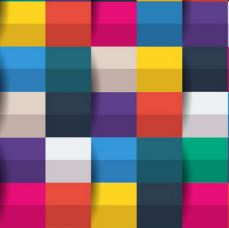
#> input picture 问天/视觉/OpenCV-Python/Code/4_Picture_Process/2_geometry_transform/img.jpg, 229 x 228 px, given in place of the camera
$ python canny.py
#> lines starting #> are read from the running program, lines starting #| are printed output that depends on the picture
import cv2
import numpy as np

cap = cv2.VideoCapture(0)
cap.set(10,2)
cv2.namedWindow('image')

def trackbar_callback():
    pass

cv2.createTrackbar('minVal','image',0,255,trackbar_callback)
cv2.createTrackbar('maxVal','image',0,255,trackbar_callback)

while cap.isOpened():
    ret,frame = cap.read()
#> frame is the input picture: shape (228, 229, 3); mean B, G, R 114.3, 106.5, 134.8
    if ret == True:
        frame = cv2.cvtColor(frame,cv2.COLOR_BGR2GRAY)
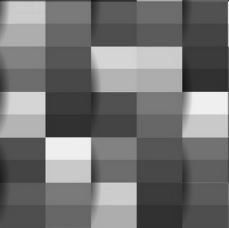
#> frame: shape (228, 229); min 14, max 251, mean 115.9
        frame = cv2.GaussianBlur(frame,(3,3),0)
        # res ,frame = cv2.threshold(frame,0,255,cv2.THRESH_OTSU + cv2.THRESH_BINARY)
        minVal = cv2.getTrackbarPos('minVal','image')
        maxVal = cv2.getTrackbarPos('maxVal','image')
        res = cv2.Canny(frame,float(minVal),float(maxVal))
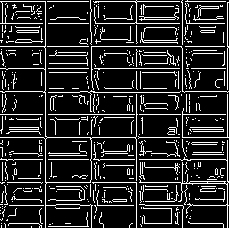
#> res: shape (228, 229); 15.7% white in thin lines or dots
        cv2.imshow('image',res)
        key = cv2.waitKey(1)
#> (key Esc is pressed here)
        if key == 27:
            break
    else:
        break

cv2.destroyAllWindows()
cap.release()
